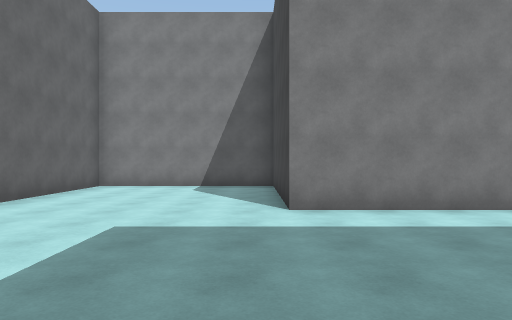
view 1 (above)

24 first-person views from a walk through a scene from a Unity 3-D project. The camera is 1.5 m above the floor, looks level and sees 70° across. The floor is counted in squares, 2 m on a side. Each view is taken from the middle of a square. On the plan, view 1 faces up. The plan holds only what a view shows up to about 11 squares ahead; the rest is blank. The place goes on beyond the plan. The player is left out.

view 2
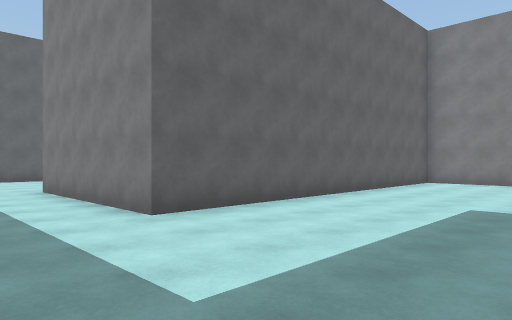

view 3
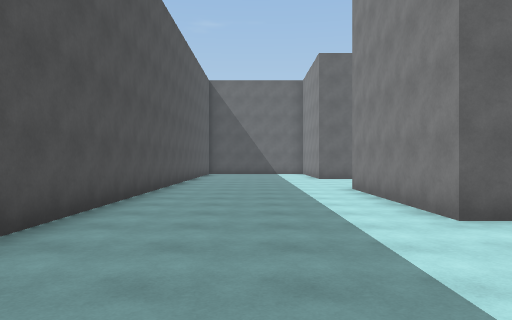

view 4
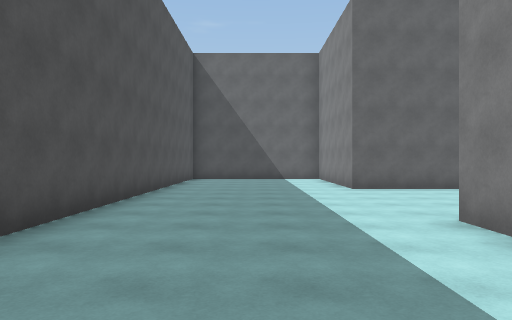

view 5
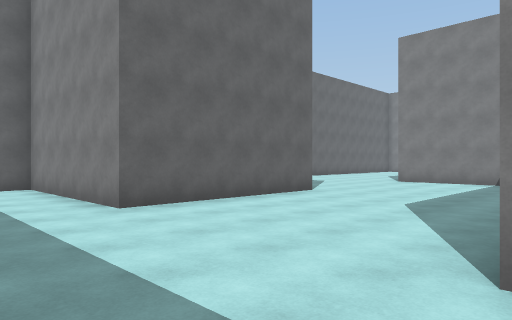

view 6
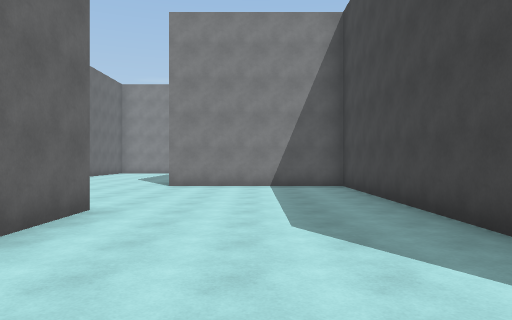

view 7
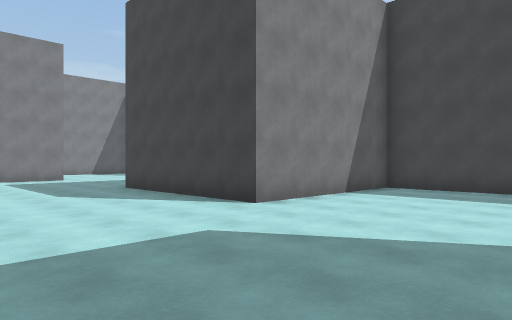

view 8
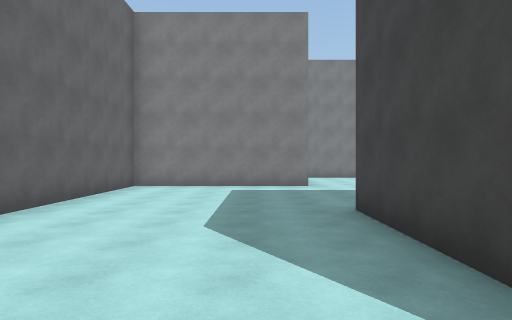

view 9
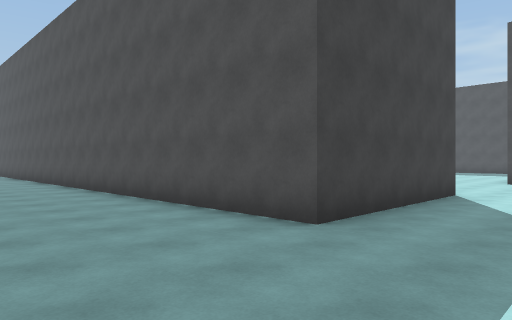

view 10
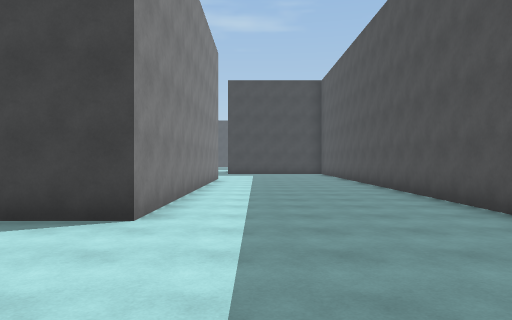

view 11
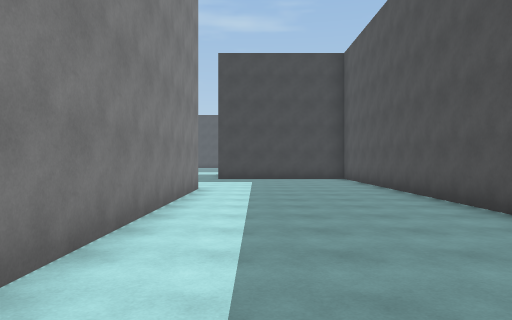

view 12
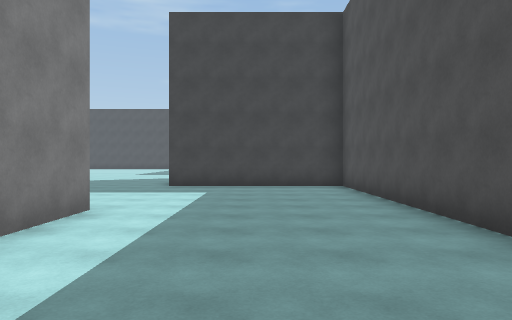

view 13
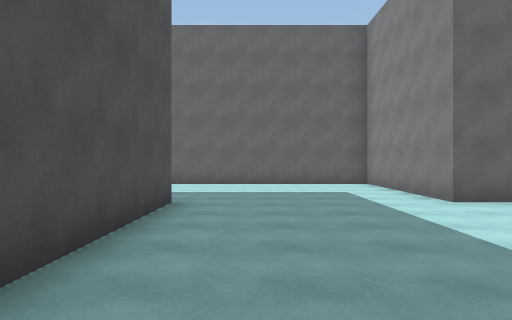

view 14
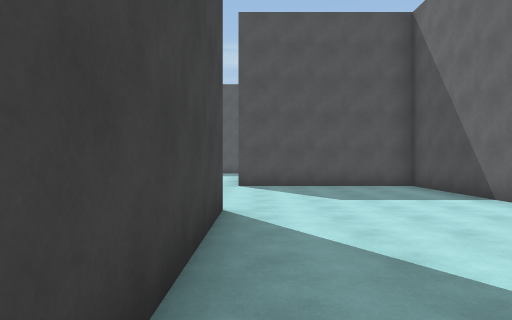

view 15
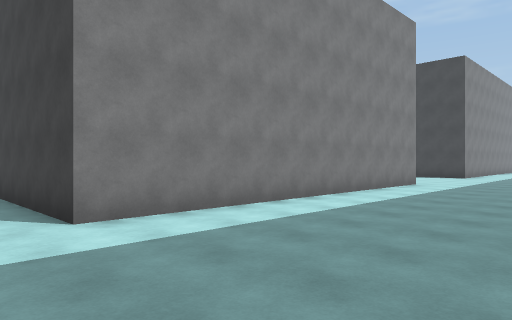

view 16
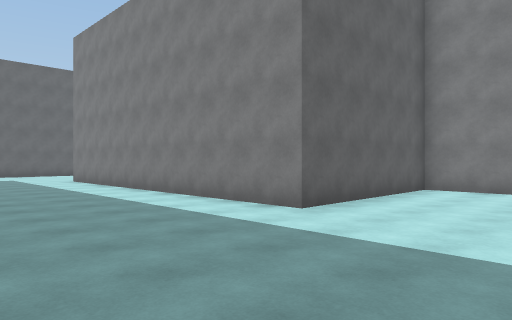

view 17
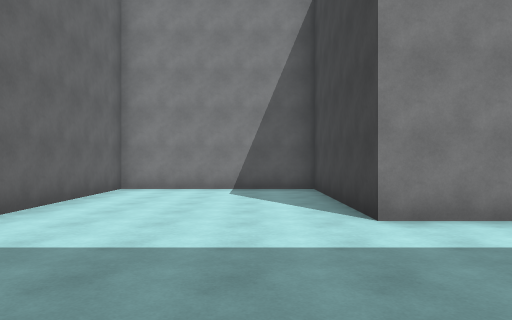

view 18
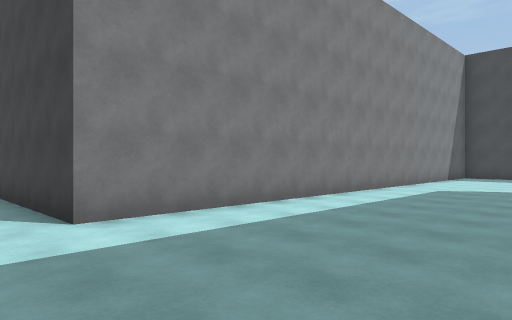

view 19
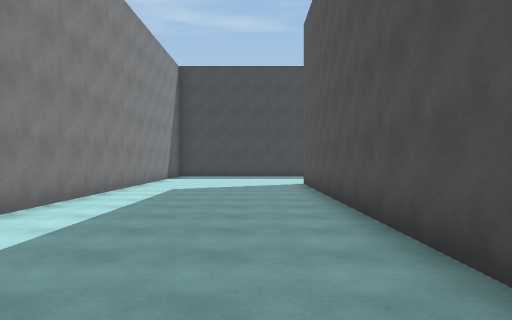

view 20
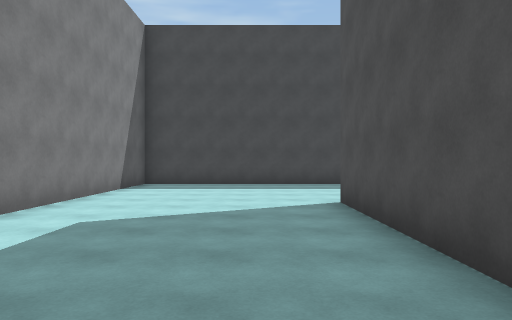

view 21
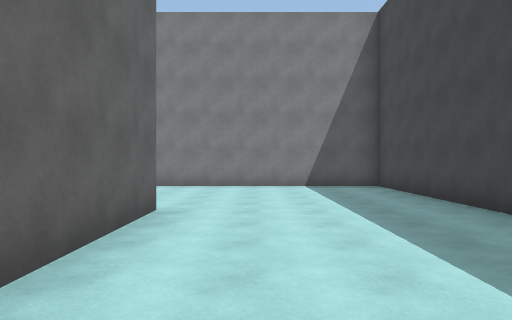

view 22
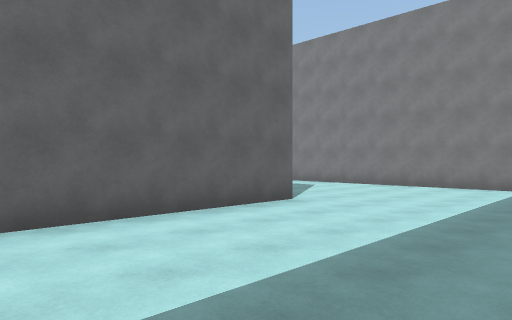

view 23
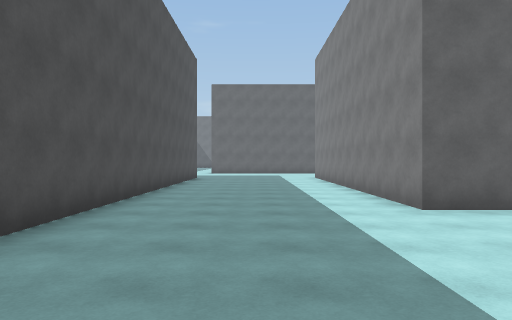

view 24
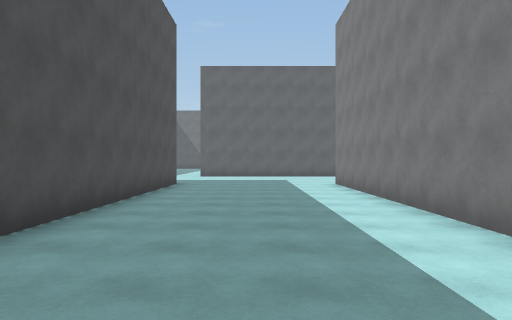

### Floor plan
Points are (right, up) in squares from view 1. A wall is a line through its corners. A room is listed if a view was taken in it or the views show most of it. See-through windows are left out.
Room 1 (views 1, 2, 3, 4, 5, 6, 7, 8, 9, 10, 11, 12, 13, 14, 15, 16, 17, 18, 19, 20, 21, 22, 23, 24)
walls: (0.6, 10.5) (-4.5, 10.5) (-4.5, 0.5) (-9.5, 0.5); (1, 0.5) (12.5, 0.5); (-9.5, 3.5) (-9.5, 10.5) (-14.5, 10.5) (-14.5, 15.5) (5.5, 15.5) (5.5, 20.5); (0.5, 20.5) (-9.5, 20.5) (-9.5, 21.5); (16.1, 0.5) (25.5, 0.5) (25.5, -4.2); (-19.5, 5.5) (-14.5, 5.5) (-14.5, 0.5) (-19.5, 0.5) (-19.5, -0.1); (-16, -4.5) (-3.5, -4.5); (-14.5, 21.5) (-14.5, 20.5) (-19.5, 20.5) (-19.5, 19.9); (30.5, 5.5) (15.5, 5.5) (15.5, 10.5) (10.5, 10.5) (10.5, 5.5) (0.5, 5.5) (0.5, 10.1)

Positions as (right, up) in squares from view 1, and headings:
1: (0, 0), facing up
2: (0, -2), facing up-left
3: (0, -2), facing left
4: (-5, -2), facing left
5: (-9, -2), facing up-left
6: (-12, 0), facing up
7: (-19, 6), facing up-right
8: (-16, 10), facing up
9: (-17, 19), facing down-right
10: (-14, 19), facing right
11: (-9, 19), facing right
12: (-5, 18), facing right
13: (-8, 17), facing left
14: (-15, 16), facing down
15: (-1, 1), facing up-right
16: (14, 1), facing up-left
17: (14, 1), facing up
18: (14, 1), facing up-right
19: (14, 2), facing right
20: (19, 2), facing right
21: (27, -5), facing up
22: (30, -5), facing up-left
23: (16, 3), facing left
24: (12, 3), facing left
